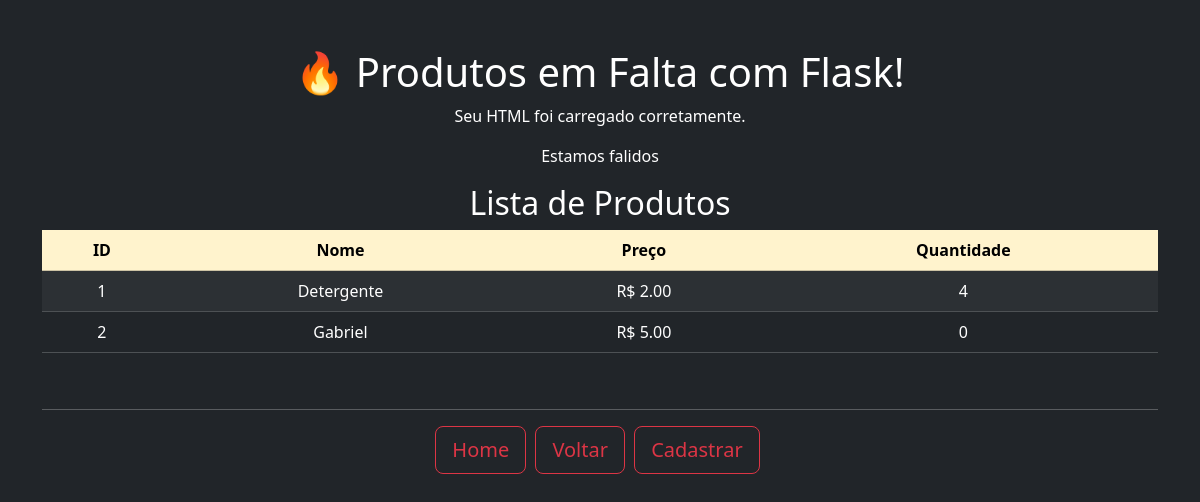
Page /produtos/lista on the committed database.
### model.py (models this page shows)
class Produto(db.Model):
    __tablename__ = "produtos"
    id_produto = db.Column(db.Integer, primary_key=True, autoincrement=True)
    nome_produto = db.Column(db.String(150), nullable=False)
    preco = db.Column(db.Float, nullable=False)
    quantidade = db.Column(db.Integer, nullable=False)
    vendas = db.relationship("Venda", backref="produto")

### routes/Produtos_routes.py (the view)
@produtossite.route('/lista')
def lista_produtos():
    produtos = Produto.query.all()
    return render_template('produto/listproduto.html', produtos=produtos)

### templates/produto/listproduto.html (shortened to what this page needs)
<!DOCTYPE html>
<html lang="pt-br">
<head>
    <link href="https://cdn.jsdelivr.net/npm/bootstrap@5.3.8/dist/css/bootstrap.min.css" rel="stylesheet">
    <link rel="stylesheet" href="{{ url_for('static', filename='style.css') }}">
</head>
<body class="bg-dark text-white text-center">
    <div class="container mt-5">
        <h1>🔥 Produtos em Falta com Flask!</h1>
        <p>Seu HTML foi carregado corretamente.</p>
        <p>Estamos falidos</p>
        <h2>Lista de Produtos</h2>
        <table class="table table-dark table-striped">
            <thead class="table-warning">
                <tr>
                    <th>ID</th>
                    <th>Nome</th>
                    <th>Preço</th>
                    <th>Quantidade</th>
                </tr>
            </thead>
            <tbody>
                {% for produto in produtos %}
                <tr>
                    <td>{{ produto.id_produto }}</td>
                    <td>{{ produto.nome_produto }}</td>
                    <td>R$ {{ "%.2f"|format(produto.preco) }}</td>
                    <td>{{ produto.quantidade }}</td>
                </tr>
                {% endfor %}
            </tbody>
        </table>
        <br><hr>
        <button class="btn btn-outline-danger btn-lg" onclick="window.location.href='/'">
            Home
        </button>
        <button class="btn btn-outline-danger btn-lg" onclick="window.location.href='/produtos'">
            Voltar
        </button>
        <button class="btn btn-outline-danger btn-lg" onclick="window.location.href='/produtos/cadastro'">
            Cadastrar
        </button>
    </div>
</body>
</html>

### static/style.css (style rules this page uses)
.btn-outline-danger { margin-right: 5px; }
.table-warning { background-color: #ffc107; color: #212529; }

### rows in the picture
Produto: id_produto "1", nome_produto "Detergente", preco "2.00", quantidade "4"
Produto: id_produto "2", nome_produto "Gabriel", preco "5.00", quantidade "0"
